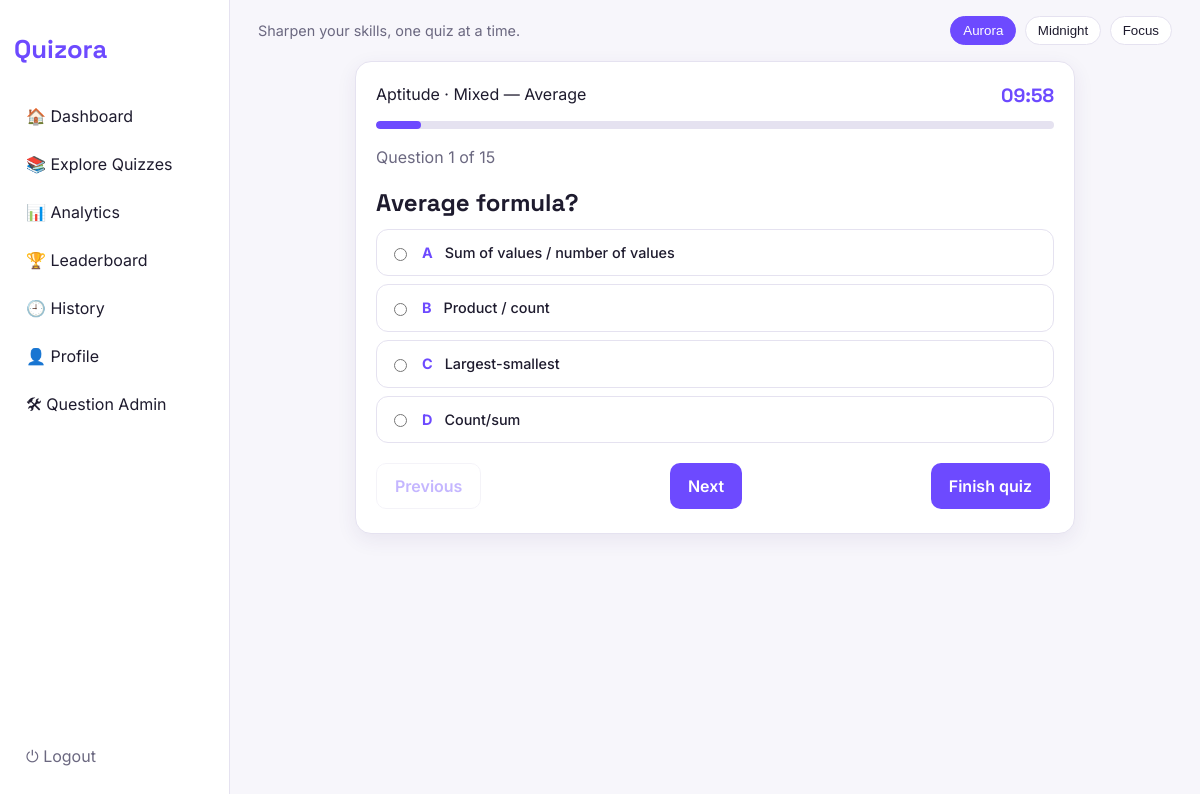
Screenshot of /quiz/Aptitude/Average/Mixed (signed in) with the database file from the repository.
### tables this page shows
CREATE TABLE questions(
            id INTEGER PRIMARY KEY AUTOINCREMENT,
            subject TEXT NOT NULL, topic TEXT NOT NULL, difficulty TEXT NOT NULL,
            question TEXT NOT NULL, option_a TEXT NOT NULL, option_b TEXT NOT NULL,
            option_c TEXT NOT NULL, option_d TEXT NOT NULL, correct_answer TEXT NOT NULL,
            explanation TEXT DEFAULT '', created_at TIMESTAMP DEFAULT CURRENT_TIMESTAMP);

### app.py (the view, shortened to what this page needs)
@app.route("/quiz/<subject>/<topic>/<difficulty>", methods=["GET", "POST"])
@login_required
def quiz(subject, topic, difficulty):
    if difficulty not in DIFFS + ["Mixed"]:
        abort(404)
    back = redirect(url_for("topics", subject=subject))
    sql, args = "SELECT * FROM questions WHERE subject=? AND topic=?", [subject, topic]
    if difficulty != "Mixed":
        sql += " AND difficulty=?"
        args.append(difficulty)
    rows = query(sql + " ORDER BY RANDOM() LIMIT ?", args + [LIMIT])
    if not rows:
        flash("No questions available for this selection.", "error")
        return back
    session["quiz_ids"] = [r["id"] for r in rows]
    session["quiz_key"] = [subject, topic, difficulty]
    return render_template("quiz.html", questions=rows, subject=subject, topic=topic,
                           difficulty=difficulty, seconds=SECS_PER_Q * len(rows))

### app.py (called while the page is built)
def query(sql, args=(), one=False, write=False):
    with closing(sqlite3.connect(DB)) as c:
        c.row_factory = sqlite3.Row
        c.execute("PRAGMA foreign_keys = ON")
        cur = c.execute(sql, args)
        rows = cur.fetchall()
        if write:
            c.commit()
        return (rows[0] if rows else None) if one else rows

def login_required(f):
    @wraps(f)
    def wrap(*a, **k):
        if "user_id" not in session:
            return redirect(url_for("login"))
        return f(*a, **k)
    return wrap

### templates/quiz.html (shortened to what this page needs)
{% extends "base.html" %}{% block title %}Quiz · Quizora{% endblock %}
{% block content %}
<form id="quiz-form" method="post" class="card quiz" data-seconds="{{ seconds }}">
  <div class="qhead"><span>{{ subject }} · {{ difficulty }} — {{ topic }}</span><b id="timer">--:--</b></div>
  <div class="progress"><div id="progress-bar"></div></div>
  <p class="muted">Question <span id="q-current">1</span> of <span id="q-total">{{ questions|length }}</span></p>
  {% for q in questions %}
  <div class="qcard" hidden>
    <h2>{{ q.question }}</h2>
    {% for letter, text in [('A', q.option_a), ('B', q.option_b), ('C', q.option_c), ('D', q.option_d)] %}
    <label class="opt"><input type="radio" name="q{{ q.id }}" value="{{ text }}"><span class="letter">{{ letter }}</span>{{ text }}</label>
    {% endfor %}
  </div>
  {% endfor %}
  <div class="nav">
    <button type="button" id="prev-btn" class="btn ghost">Previous</button>
    <button type="button" id="next-btn" class="btn">Next</button>
    <button type="submit" id="finish-btn" class="btn" hidden>Finish quiz</button>
  </div>
</form>
{% endblock %}

### static/css/style.css (style rules this page uses)
:root, [data-theme="aurora"] { --bg:#f7f6fb; --surface:#fff; --text:#1e1b2e; --muted:#6b6880; --accent:#6d4aff; --on:#fff; --border:#e5e2f0; --shadow:0 6px 20px rgba(60,40,120,.08); }
* { box-sizing:border-box; }
body { margin:0; font-family:Inter,sans-serif; background:var(--bg); color:var(--text); line-height:1.5; }
h1,h2,h3,.logo { font-family:"Space Grotesk",sans-serif; margin:.3em 0; }
.card { background:var(--surface); border:1px solid var(--border); border-radius:16px; box-shadow:var(--shadow); padding:20px; margin-bottom:16px; }
.muted { color:var(--muted); }
.btn { display:inline-block; background:var(--accent); color:var(--on); border:0; padding:10px 18px; border-radius:10px; font:inherit; font-weight:600; cursor:pointer; margin:4px 4px 4px 0; }
.btn.ghost { background:transparent; color:var(--accent); border:1px solid var(--border); }
.btn.disabled, .btn:disabled { opacity:.4; pointer-events:none; }
input, select, textarea { width:100%; padding:10px 12px; border:1px solid var(--border); border-radius:10px; background:var(--bg); color:var(--text); font:inherit; }
label { display:block; margin:10px 0; font-weight:500; font-size:.9rem; }
.progress { height:8px; background:var(--border); border-radius:8px; overflow:hidden; flex:1; }
#progress-bar, .fill { height:100%; background:var(--accent); border-radius:8px; transition:width .3s; }
.quiz { max-width:720px; margin:auto; }
.qhead { display:flex; justify-content:space-between; margin-bottom:10px; }
#timer { color:var(--accent); font-family:"Space Grotesk"; font-size:1.2rem; }
.opt { display:flex; align-items:center; gap:12px; border:1px solid var(--border); border-radius:12px; padding:12px; cursor:pointer; margin:8px 0; }
.opt input { width:auto; }
.letter { font-weight:700; color:var(--accent); }
.nav { display:flex; justify-content:space-between; margin-top:16px; }

### rows the page displays
questions: question "Average formula?", letter "A", option_a "Sum of values / number of values", letter "B", option_b "Product / count", letter "C", option_c "Largest-smallest", letter "D", option_d "Count/sum"

### other values shown
{{ subject }} "Aptitude"
{{ difficulty }} "Mixed"
{{ topic }} "Average"
{{ questions|length }} "15"
